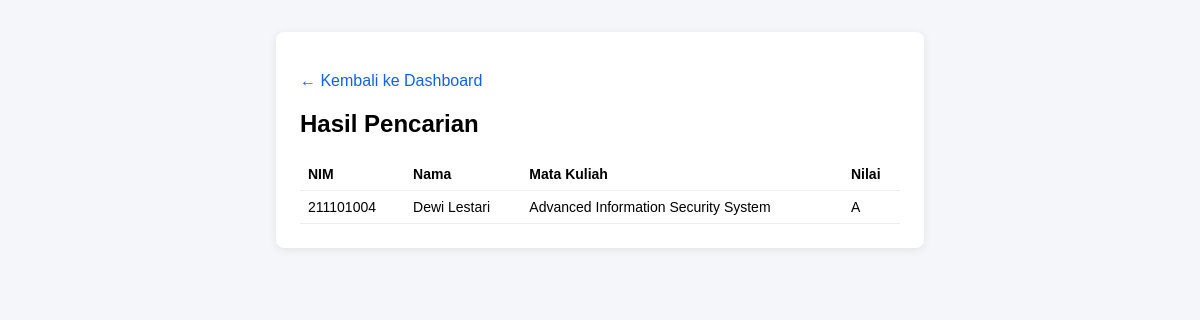
/search.php?id=4 (signed in), run on the app's committed database.
### tables this page shows
CREATE TABLE IF NOT EXISTS nilai (
    id INT AUTO_INCREMENT PRIMARY KEY,
    mahasiswa_id INT NOT NULL,
    mata_kuliah VARCHAR(100) NOT NULL,
    nilai VARCHAR(5) NOT NULL,
    FOREIGN KEY (mahasiswa_id) REFERENCES mahasiswa(id)
);

CREATE TABLE IF NOT EXISTS mahasiswa (
    id INT AUTO_INCREMENT PRIMARY KEY,
    nim VARCHAR(20) NOT NULL,
    nama VARCHAR(100) NOT NULL
);

### search.php (the view, shortened to what this page needs)
<?php require 'config.php';
$security = getenv('SECURITY_LEVEL') ?: 'low';
$id = $_GET['id'] ?? '';
$rows = [];
if ($id !== '') {
    if ($security === 'low') {
        $sql = "SELECT m.nim, m.nama, n.mata_kuliah, n.nilai FROM mahasiswa m
                JOIN nilai n ON n.mahasiswa_id = m.id WHERE m.id = $id";
        $result = $conn->query($sql);
        if ($result) {
            while ($row = $result->fetch_assoc()) { $rows[] = $row; }
        } else {
            $error = $conn->error;
        }
    }
}
?>
<!DOCTYPE html>
<html lang="id">
<head><meta charset="UTF-8"><title>Hasil Pencarian - Portal Akademik</title>
</head>
<body>
    <div class="container">
        <p><a href="dashboard.php">&larr; Kembali ke Dashboard</a></p>
        <h2>Hasil Pencarian</h2>
        <table>
            <tr><th>NIM</th><th>Nama</th><th>Mata Kuliah</th><th>Nilai</th></tr>
            <?php foreach ($rows as $r): ?>
            <tr>
                <td><?= htmlspecialchars($r['nim']) ?></td>
                <td><?= htmlspecialchars($r['nama']) ?></td>
                <td><?= htmlspecialchars($r['mata_kuliah']) ?></td>
                <td><?= htmlspecialchars($r['nilai']) ?></td>
            </tr>
            <?php endforeach; ?>
        </table>
    </div>
</body>
</html>

### search.php (style rules this page uses)
body { font-family: Arial, sans-serif; background:#f5f6fa; }
.container { max-width:600px; margin:32px auto; background:#fff; padding:24px; border-radius:8px; box-shadow:0 2px 8px rgba(0,0,0,0.08); }
table { width:100%; border-collapse:collapse; margin-top:16px; }
th, td { text-align:left; padding:8px; border-bottom:1px solid #eee; font-size:14px; }
a { color:#1560E5; text-decoration:none; }

### data on the page
nilai: mahasiswa.nim "211101004", mahasiswa.nama "Dewi Lestari", mata_kuliah "Advanced Information Security System", nilai "A"
